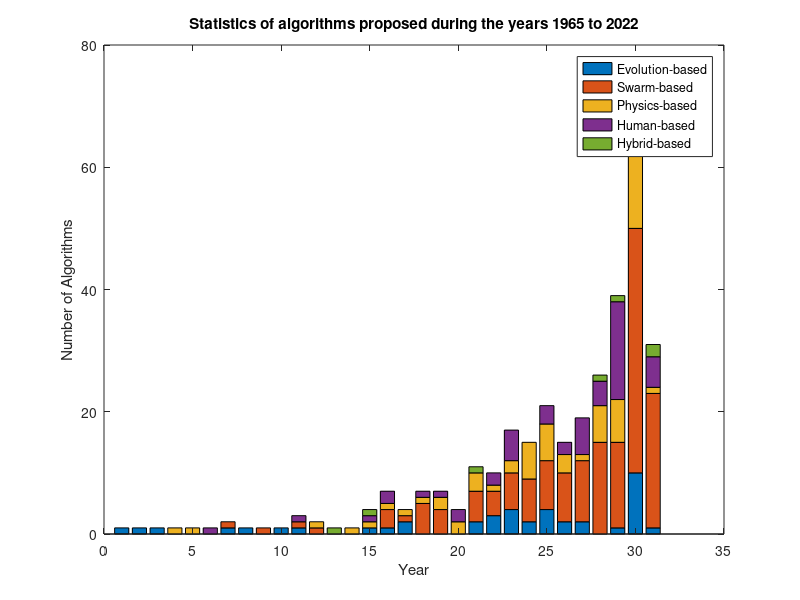
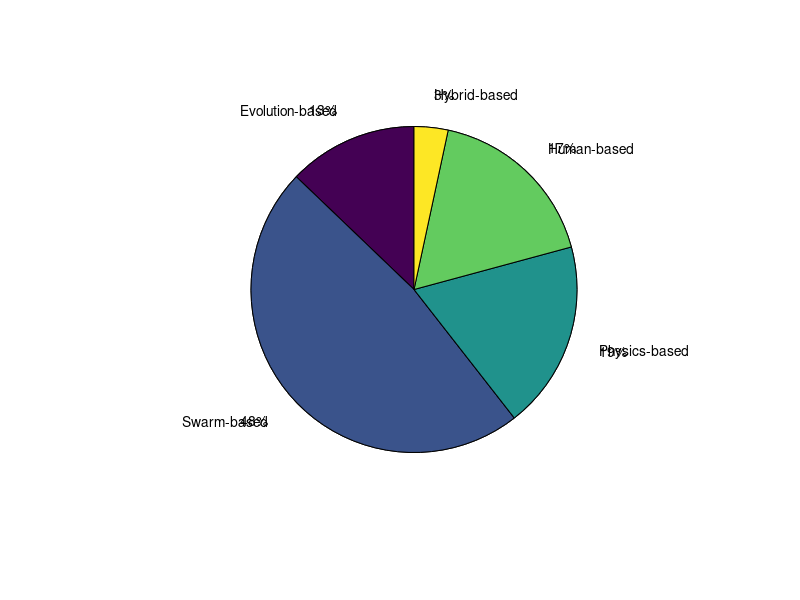
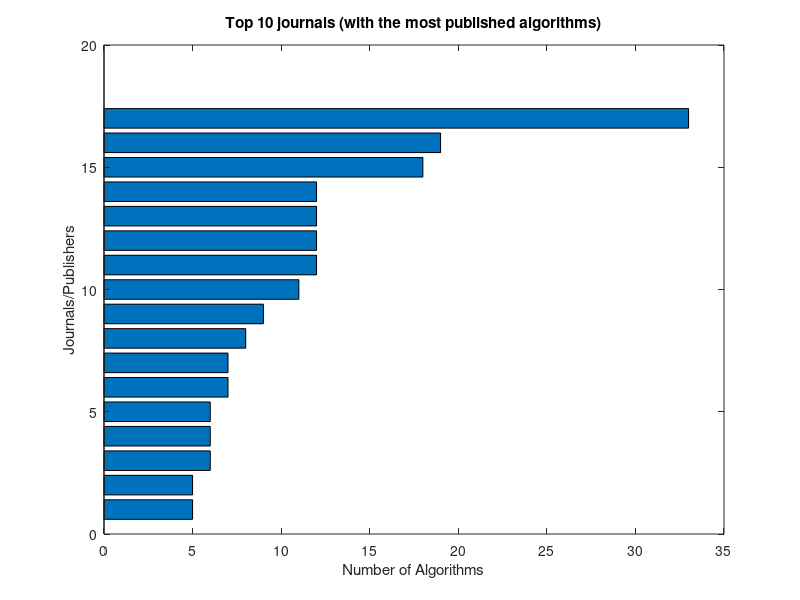

The MATLAB source for these figures, in order:
% Survey paper: Intelligent Optimization: Literature Review and State-of-the-Art Algorithms (1965-2022)
% Ali Mohammadi, https://github.com/ali-ece
%statistics for algorithms (1965-2022)

close all
clear all
clc
%% Statistics1

Alg = [1	0	0	0	0
1	0	0	0	0
1	0	0	0	0
0	0	1	0	0
0	0	1	0	0
0	0	0	1	0
1	1	0	0	0
1	0	0	0	0
0	1	0	0	0
1	0	0	0	0
1	1	0	1	0
0	1	1	0	0
0	0	0	0	1
0	0	1	0	0
1	0	1	1	1
1	3	1	2	0
2	1	1	0	0
0	5	1	1	0
0	4	2	1	0
0	0	2	2	0
2	5	3	0	1
3	4	1	2	0
4	6	2	5	0
2	7	6	0	0
4	8	6	3	0
2	8	3	2	0
2	10	1	6	0
0	15	6	4	1
1	14	7	16	1
10	40	13	5	4
1	22	1	5	2];

% Alg = Alg' 
figure(1);
bar(Alg,'stacked')
title('Statistics of algorithms proposed during the years 1965 to 2022')
xlabel('Year')
ylabel('Number of Algorithms')
legend('Evolution-based','Swarm-based','Physics-based','Human-based','Hybrid-based')


%% Statistics2
S_Alg = sum(Alg)

labels = {'Evolution-based','Swarm-based','Physics-based','Human-based','Hybrid-based'};
figure(2);
pie(S_Alg)
hold on
pie(S_Alg,labels)
hold off
% title('Statistics of all algorithms over 1965-2022')


%% Statistics3
Jour = [19
33
4
1
2
9
1
6
4
18
1
12
6
11
4
1
3
4
1
12
8
1
2
1
2
3
2
3
1
7
1
1
12
2
2
12
1
2
1
3
7
6
1
5
1
1
4
5
2
2
1
1
1
2
1
1
1
4
4
2
2
1
3
1
1
2
1
1
1
1
1
2
1
2
1
1
1
1
1
1
1
1
1
1
2
1
1
1
1
1
1
1
2
2
1
1
1
1
1
1
1
1
1
1
1
1
1];
j      = sum(Jour)          ;
S_Jour = sort(Jour)         ;
jj     = S_Jour(end-16:end) ;
jjj    = size(jj)           ;

% jj = jj' 
figure(3);
barh(jj,'stacked')
title('Top 10 journals (with the most published algorithms)')
xlabel('Number of Algorithms')
ylabel('Journals/Publishers')
% legend('Evolution-based')

